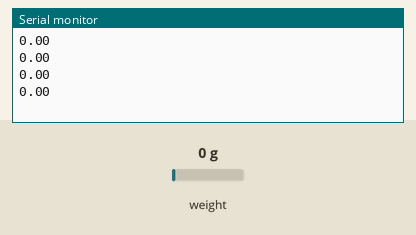
This sketch was run on a simulated ESP8266 (NodeMCU). Parts: the last lines printed to the serial monitor. The inputs (shaded band) are chosen by the test bench; at power-on: weight on the scale 0 g.

Above: at 2.2 s.
2.3 s: weight on the scale set to 100 g
At 2.51 s:
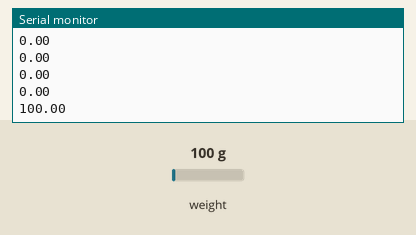
3.8 s: weight on the scale set to 1250 g
At 4.01 s:
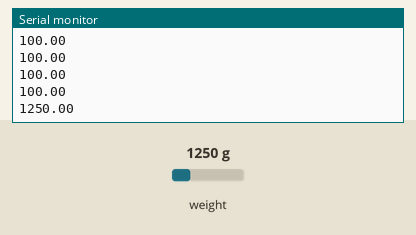
Timing chart, 0 to 6.8 s (numbered marks = the images above; inputs shaded):
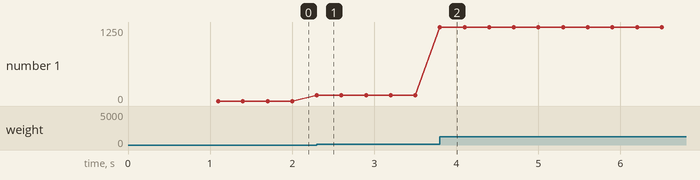

Measured:
- after the input at 2.3 s, the serial monitor: prints a new line at once (image 1)
- after the input at 3.8 s, the serial monitor: prints a new line at once (image 2)
- plotted number 1: 0 → 100 after the input at 2.3 s, 100 → 1250 after the input at 3.8 s

The sketch:

nodemcu_h7x11.ino
```cpp
#include <HX711.h>

// Scale Settings
const int SCALE_DOUT_PIN = D6;
const int SCALE_SCK_PIN = D5;

HX711 scale(SCALE_DOUT_PIN, SCALE_SCK_PIN);

void setup() {
  Serial.begin(115200);
  //scale.begin(SCALE_DOUT_PIN, SCALE_SCK_PIN);
  scale.set_scale(45);// <- set here calibration factor!!!  45 works well
  scale.tare();
}

void loop() {
  float weight = scale.get_units(1);
  Serial.println(String(weight, 2));
  delay(200);
}
```
